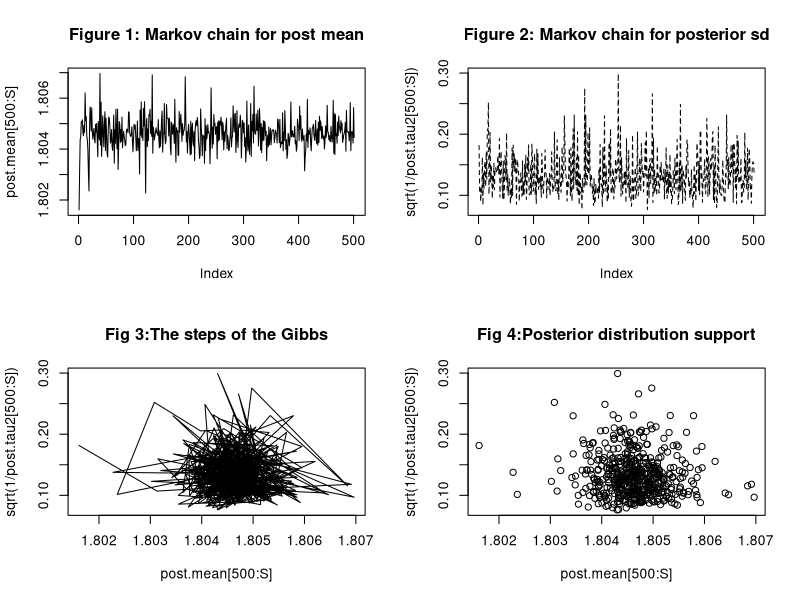
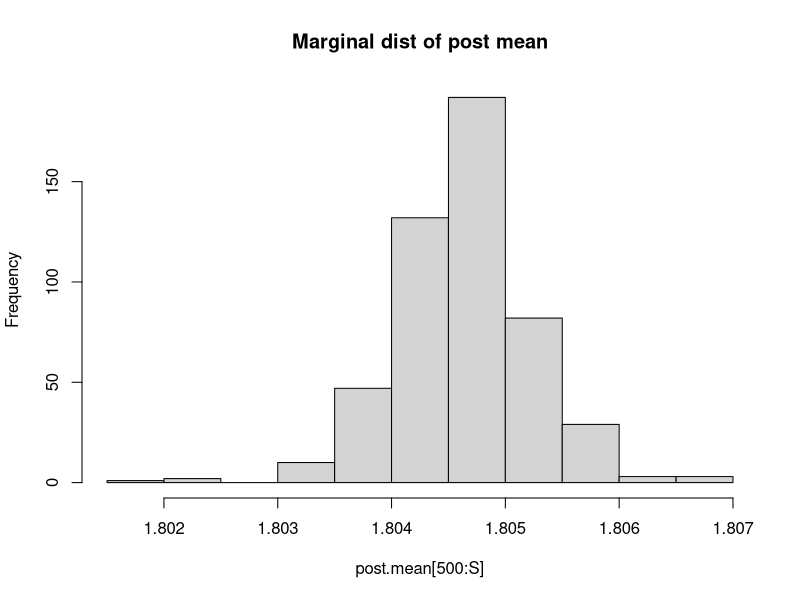
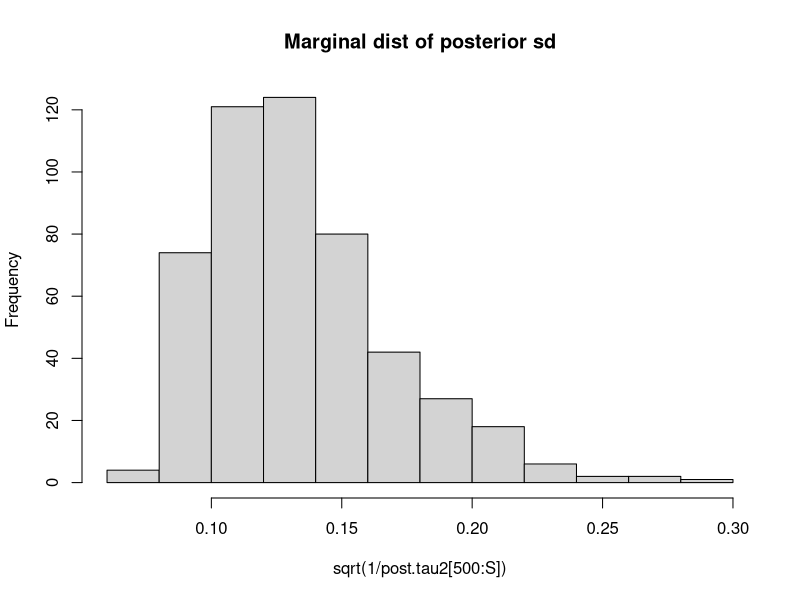
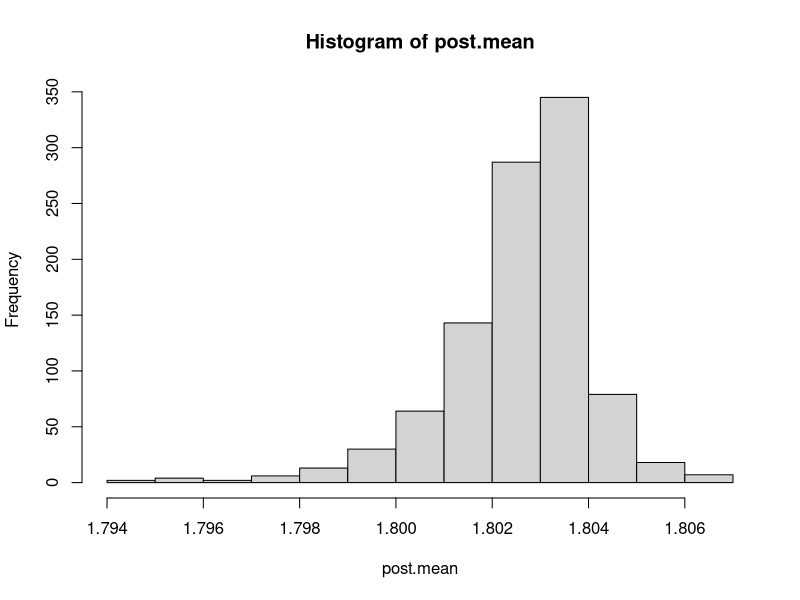
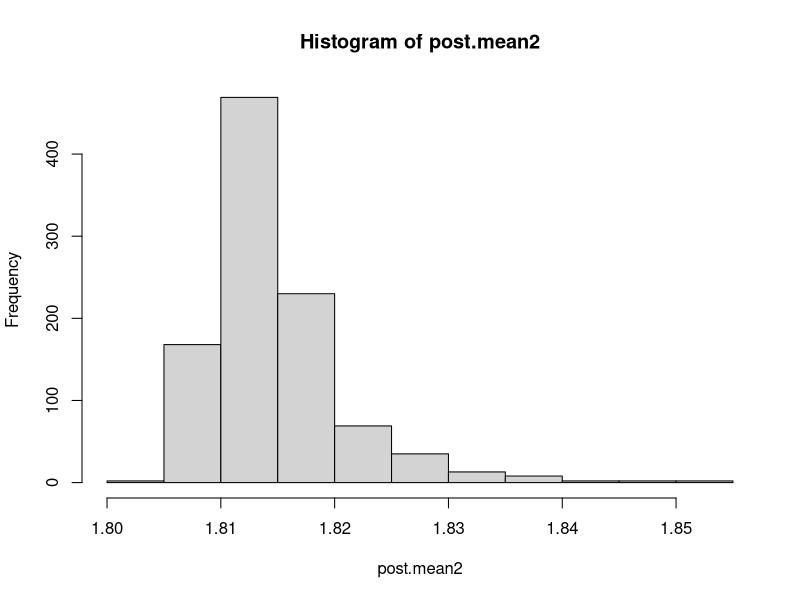

Source code (R) for these figures, in order:
###############################################
# Stat 102 B/ Sanchez     Name        ID   
# TA session 10
# Simulating the posterior distribution of theta and sigma with Gibbs sampling         
# Notice that to do the Gibbs for the posterior standard deviation we 
# make use of the precision. But if you do the calculation, precision=1/variance 
# and sd = sqrt(1/precision)
###############################################

#########  Priors, Data and data summary ##########

mu0=1.9   # mean of prior distribution of theta  (mu_0)
t20 = 0.95^2     # variance of prior distribution of theta  (tau_0^2)
s20=0.01   #  variance of prior distribution of sigma squared (sigma_0^2)
nu0=1  # number of prior observations   (nu_0) 

y=c(1.64,1.7,1.72,1.74,1.82,1.82,1.82,1.9,2.08)  # midge wing length data

mean.y = mean(y)  ; mean.y  # mean of the data (ybar) 

var.y= var(y) ; var.y # variance of the data (s^2)  - s2 in program
n= length(y); n   # sample size of observed data
sd.y=sd(y); sd.y

#initial values ybar and s20

########## Initial values for Gibbs chains #############

S=1000 # number of total draws
mun=rep(0,S)  # open space for the mun
t2n = rep(0,S)  # open space for the tau squaren
s2n=rep(0,S) 
mun[1] = mean.y  ;   t2n[1] = 1/var.y     #initial values

post.mean=rep(0,S)  # room for draws of posterior mean 
post.mean[1] = mean.y # put initial value in the first line
post.tau2 =rep(0,S)  # room for draws of the posterior precision
post.tau2[1]= t2n[1]  # put initial value in the first line

kappan = 1
########### Gibbs sampling ####################
set.seed(1) 
for(i in 2:S) { 
  
  # Generate a new value of the posterior mean from its full conditional
  kappan = kappan + n
  mun[i] = (mu0/t20 + n*mean.y*post.tau2[i-1])/(1/t20 + n*post.tau2[i-1])
  t2n[i]  = 1/(1/t20 + n*post.tau2[i-1] ) 
  post.mean[i] = rnorm(1, mun[i], sqrt(t2n[i]/kappan)) 
  
  # Generate a new 1/sigma^2 value from its full conditional 
  nun = nu0 + n
  s2n[i] = (nu0*s20+(n-1)*var.y+n*(n/kappan)*(mean.y-post.mean[i])^2)/nun
  post.tau2[i] = rgamma(1, nun/2, nun*s2n[i]/2)
}

# plot traces of your gibbs sampling of mean and standard deviation 
# save to your files

#
par(mfrow=c(2,2))
plot(post.mean[500:S], type="l", lty=1, main="Figure 1: Markov chain for post mean")  # plot markov chain for post mean
plot(sqrt(1/post.tau2[500:S]),type="l",lty=2, main="Figure 2: Markov chain for posterior sd") # plot markov chain for post sd
# Plot joint traces   and save to your file 
plot(post.mean[500:S],sqrt(1/post.tau2[500:S]),type="l", main="Fig 3:The steps of the Gibbs")    # line plot to see the traces
# Plot scatter plot of draws from joint posterior distribution
plot(post.mean[500:S],sqrt(1/post.tau2[500:S]), type="p", main="Fig 4:Posterior distribution support")  # point plot

##### Copy paste the graph you got. After that, type 

dev.off()


# Plot marginal distributions of the posterior mean and posterior standard deviation 
## Notice that we have to remove the burn in. Save to your file and interpret it. 
########         
#   par(mfrow=c(1,2))

##### STUDENT MUST REMOVE THE BURN IN PUT [500:S]

hist(post.mean[500:S], main="Marginal dist of post mean") 
hist(sqrt(1/post.tau2[500:S]), main="Marginal dist of posterior sd") 
dev.off()

######## Add the following on your own: 
###### Mean, median, standard deviation of the posterior mean
post.sd = sort(1/sqrt(post.tau2)[500:S], decreasing=F)
post.mean.2 = sort(post.mean[500:S], decreasing=F)
ind1 = floor((S-500)*0.025)
ind2 = ceiling((S-500)*0.975)
post.mean.int = post.mean.2[c(ind1, ind2)]
post.mean.int
post.sd.int = post.sd[c(ind1, ind2)]
post.sd.int

###### Mean, median, standard deviation of the posterior standard deviation

####### 95\% posterior intervals for the posterior mean and posterior standard deviation


## To do the posterior intervals, obtain the value of the first 5% of the observations (that would be the 
# observation 25 in the chain (after removing the burn in).  Then obtain the value of the 97.5th or 487.5.
### Interpret  

gibbs.example = function(mu0=1, t20=0.95^2, s20=0.01, seed1=1, s=1000) {
  mun=rep(0,S)  # open space for the mun
  t2n = rep(0,S)  # open space for the tau squaren
  s2n=rep(0,S) 
  mun[1] = mean.y  ;   t2n[1] = 1/var.y     #initial values
  
  post.mean=rep(0,S)  # room for draws of posterior mean 
  post.mean[1] = mean.y # put initial value in the first line
  post.tau2 =rep(0,S)  # room for draws of the posterior precision
  post.tau2[1]= t2n[1]  # put initial value in the first line
  
  kappan = 1
  ########### Gibbs sampling ####################
  set.seed(seed1) 
  for(i in 2:S) { 
    # Generate a new value of the posterior mean from its full conditional
    kappan = kappan + n
    mun[i] = (mu0/t20 + n*mean.y*post.tau2[i-1])/(1/t20 + n*post.tau2[i-1])
    t2n[i]  = 1/(1/t20 + n*post.tau2[i-1] ) 
    post.mean[i] = rnorm(1, mun[i], sqrt(t2n[i]/kappan)) 
    
    # Generate a new 1/sigma^2 value from its full conditional 
    nun = nu0 + n
    s2n[i] = (nu0*s20+(n-1)*var.y+n*(n/kappan)*(mean.y-post.mean[i])^2)/nun
    post.tau2[i] = rgamma(1, nun/2, nun*s2n[i]/2)
  }
  return(list(post.mean, post.tau2))
}

ex1 = gibbs.example()
post.mean = ex1[[1]]
hist(post.mean)

ex2 = gibbs.example(mu0=100, t20=20, s=10000)
post.mean2 = ex2[[1]]
hist(post.mean2)
